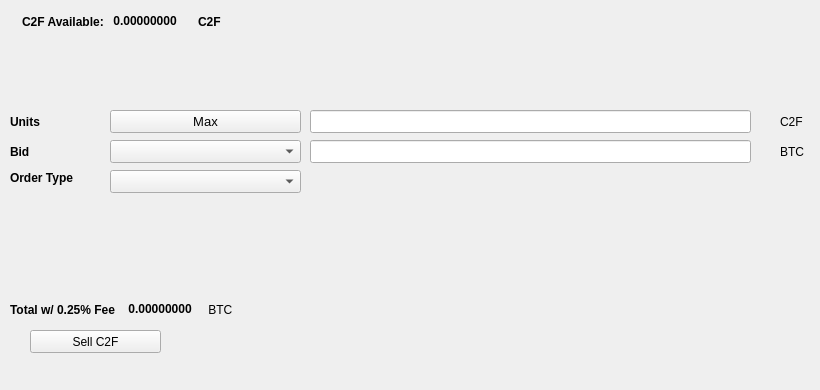
   <widget class="QWidget" name="SellTab">
    <attribute name="title">
     <string>Sell</string>
    </attribute>
    <widget class="QLabel" name="label_16">
     <property name="geometry">
      <rect>
       <x>780</x>
       <y>140</y>
       <width>31</width>
       <height>23</height>
      </rect>
     </property>
     <property name="text">
      <string>BTC</string>
     </property>
    </widget>
    <widget class="QComboBox" name="SellBidcomboBox">
     <property name="geometry">
      <rect>
       <x>110</x>
       <y>140</y>
       <width>191</width>
       <height>23</height>
      </rect>
     </property>
     <property name="font">
      <font>
       <pointsize>10</pointsize>
      </font>
     </property>
    </widget>
    <widget class="QLabel" name="label_18">
     <property name="geometry">
      <rect>
       <x>10</x>
       <y>110</y>
       <width>46</width>
       <height>23</height>
      </rect>
     </property>
     <property name="font">
      <font>
       <weight>75</weight>
       <bold>true</bold>
      </font>
     </property>
     <property name="text">
      <string>Units</string>
     </property>
    </widget>
    <widget class="QPushButton" name="Sell_Max_Amount">
     <property name="geometry">
      <rect>
       <x>110</x>
       <y>110</y>
       <width>191</width>
       <height>23</height>
      </rect>
     </property>
     <property name="font">
      <font>
       <pointsize>10</pointsize>
      </font>
     </property>
     <property name="text">
      <string>Max</string>
     </property>
    </widget>
    <widget class="QLabel" name="label_20">
     <property name="geometry">
      <rect>
       <x>10</x>
       <y>170</y>
       <width>91</width>
       <height>16</height>
      </rect>
     </property>
     <property name="font">
      <font>
       <weight>75</weight>
       <bold>true</bold>
      </font>
     </property>
     <property name="text">
      <string>Order Type</string>
     </property>
    </widget>
    <widget class="QComboBox" name="SellOrdertypeCombo">
     <property name="geometry">
      <rect>
       <x>110</x>
       <y>170</y>
       <width>191</width>
       <height>23</height>
      </rect>
     </property>
     <property name="font">
      <font>
       <pointsize>10</pointsize>
      </font>
     </property>
    </widget>
    <widget class="QLabel" name="label_21">
     <property name="geometry">
      <rect>
       <x>10</x>
       <y>140</y>
       <width>46</width>
       <height>23</height>
      </rect>
     </property>
     <property name="font">
      <font>
       <weight>75</weight>
       <bold>true</bold>
      </font>
     </property>
     <property name="text">
      <string>Bid</string>
     </property>
    </widget>
    <widget class="QLabel" name="label_22">
     <property name="geometry">
      <rect>
       <x>780</x>
       <y>110</y>
       <width>31</width>
       <height>23</height>
      </rect>
     </property>
     <property name="text">
      <string>C2F</string>
     </property>
    </widget>
    <widget class="QLineEdit" name="UnitsInputC2F">
     <property name="geometry">
      <rect>
       <x>310</x>
       <y>110</y>
       <width>441</width>
       <height>23</height>
      </rect>
     </property>
     <property name="font">
      <font>
       <pointsize>9</pointsize>
       <weight>75</weight>
       <bold>true</bold>
      </font>
     </property>
    </widget>
    <widget class="QLineEdit" name="SellBidPriceEdit">
     <property name="geometry">
      <rect>
       <x>310</x>
       <y>140</y>
       <width>441</width>
       <height>23</height>
      </rect>
     </property>
     <property name="font">
      <font>
       <pointsize>9</pointsize>
       <weight>75</weight>
       <bold>true</bold>
      </font>
     </property>
    </widget>
    <widget class="QPushButton" name="SellC2FBTN">
     <property name="geometry">
      <rect>
       <x>30</x>
       <y>330</y>
       <width>131</width>
       <height>23</height>
      </rect>
     </property>
     <property name="text">
      <string>Sell C2F</string>
     </property>
     <property name="icon">
      <iconset resource="../c2fcoin">
       <normaloff>:/icons/bitcoin</normaloff>:/icons/bitcoin</iconset>
     </property>
    </widget>
    <widget class="QWidget" name="layoutWidget3">
     <property name="geometry">
      <rect>
       <x>22</x>
       <y>12</y>
       <width>258</width>
       <height>19</height>
      </rect>
     </property>
     <layout class="QHBoxLayout" name="horizontalLayout">
      <item>
       <widget class="QLabel" name="label232_2">
        <property name="font">
         <font>
          <weight>75</weight>
          <bold>true</bold>
         </font>
        </property>
        <property name="text">
         <string>C2F Available:</string>
        </property>
       </widget>
      </item>
      <item>
       <widget class="QLabel" name="C2FAvailableLabel">
        <property name="palette">
         <palette>
          <active>
           <colorrole role="WindowText">
            <brush brushstyle="SolidPattern">
             <color alpha="255">
              <red>0</red>
              <green>0</green>
              <blue>0</blue>
             </color>
            </brush>
           </colorrole>
           <colorrole role="Button">
            <brush brushstyle="SolidPattern">
             <color alpha="255">
              <red>0</red>
              <green>170</green>
              <blue>0</blue>
             </color>
            </brush>
           </colorrole>
           <colorrole role="Light">
            <brush brushstyle="SolidPattern">
             <color alpha="255">
              <red>0</red>
              <green>255</green>
              <blue>0</blue>
             </color>
            </brush>
           </colorrole>
           <colorrole role="Midlight">
            <brush brushstyle="SolidPattern">
             <color alpha="255">
              <red>0</red>
              <green>212</green>
              <blue>0</blue>
             </color>
            </brush>
           </colorrole>
           <colorrole role="Dark">
            <brush brushstyle="SolidPattern">
             <color alpha="255">
              <red>0</red>
              <green>85</green>
              <blue>0</blue>
             </color>
            </brush>
           </colorrole>
           <colorrole role="Mid">
            <brush brushstyle="SolidPattern">
             <color alpha="255">
              <red>0</red>
              <green>113</green>
              <blue>0</blue>
             </color>
            </brush>
           </colorrole>
           <colorrole role="Text">
            <brush brushstyle="SolidPattern">
             <color alpha="255">
              <red>0</red>
              <green>170</green>
              <blue>0</blue>
             </color>
            </brush>
           </colorrole>
           <colorrole role="BrightText">
            <brush brushstyle="SolidPattern">
             <color alpha="255">
              <red>255</red>
              <green>255</green>
              <blue>255</blue>
             </color>
            </brush>
           </colorrole>
           <colorrole role="ButtonText">
            <brush brushstyle="SolidPattern">
             <color alpha="255">
              <red>0</red>
              <green>0</green>
              <blue>0</blue>
             </color>
            </brush>
           </colorrole>
           <colorrole role="Base">
            <brush brushstyle="SolidPattern">
             <color alpha="255">
              <red>255</red>
              <green>255</green>
              <blue>255</blue>
             </color>
            </brush>
           </colorrole>
           <colorrole role="Window">
            <brush brushstyle="SolidPattern">
             <color alpha="255">
              <red>0</red>
              <green>170</green>
              <blue>0</blue>
             </color>
            </brush>
           </colorrole>
           <colorrole role="Shadow">
            <brush brushstyle="SolidPattern">
             <color alpha="255">
              <red>0</red>
              <green>0</green>
              <blue>0</blue>
             </color>
            </brush>
           </colorrole>
           <colorrole role="AlternateBase">
            <brush brushstyle="SolidPattern">
             <color alpha="255">
              <red>127</red>
              <green>212</green>
              <blue>127</blue>
             </color>
            </brush>
           </colorrole>
           <colorrole role="ToolTipBase">
            <brush brushstyle="SolidPattern">
             <color alpha="255">
              <red>255</red>
              <green>255</green>
              <blue>220</blue>
             </color>
            </brush>
           </colorrole>
           <colorrole role="ToolTipText">
            <brush brushstyle="SolidPattern">
             <color alpha="255">
              <red>0</red>
              <green>0</green>
              <blue>0</blue>
             </color>
            </brush>
           </colorrole>
          </active>
          <inactive>
           <colorrole role="WindowText">
            <brush brushstyle="SolidPattern">
             <color alpha="255">
              <red>0</red>
              <green>0</green>
              <blue>0</blue>
             </color>
            </brush>
           </colorrole>
           <colorrole role="Button">
            <brush brushstyle="SolidPattern">
             <color alpha="255">
              <red>0</red>
              <green>170</green>
              <blue>0</blue>
             </color>
            </brush>
           </colorrole>
           <colorrole role="Light">
            <brush brushstyle="SolidPattern">
             <color alpha="255">
              <red>0</red>
              <green>255</green>
              <blue>0</blue>
             </color>
            </brush>
           </colorrole>
           <colorrole role="Midlight">
            <brush brushstyle="SolidPattern">
             <color alpha="255">
              <red>0</red>
              <green>212</green>
              <blue>0</blue>
             </color>
            </brush>
           </colorrole>
           <colorrole role="Dark">
            <brush brushstyle="SolidPattern">
             <color alpha="255">
              <red>0</red>
              <green>85</green>
              <blue>0</blue>
             </color>
            </brush>
           </colorrole>
           <colorrole role="Mid">
            <brush brushstyle="SolidPattern">
             <color alpha="255">
              <red>0</red>
              <green>113</green>
              <blue>0</blue>
             </color>
            </brush>
           </colorrole>
           <colorrole role="Text">
            <brush brushstyle="SolidPattern">
             <color alpha="255">
              <red>0</red>
              <green>170</green>
              <blue>0</blue>
             </color>
            </brush>
           </colorrole>
           <colorrole role="BrightText">
            <brush brushstyle="SolidPattern">
             <color alpha="255">
              <red>255</red>
              <green>255</green>
              <blue>255</blue>
             </color>
            </brush>
           </colorrole>
           <colorrole role="ButtonText">
            <brush brushstyle="SolidPattern">
             <color alpha="255">
              <red>0</red>
              <green>0</green>
              <blue>0</blue>
             </color>
            </brush>
           </colorrole>
           <colorrole role="Base">
            <brush brushstyle="SolidPattern">
             <color alpha="255">
              <red>255</red>
              <green>255</green>
              <blue>255</blue>
             </color>
            </brush>
           </colorrole>
           <colorrole role="Window">
            <brush brushstyle="SolidPattern">
             <color alpha="255">
              <red>0</red>
              <green>170</green>
              <blue>0</blue>
             </color>
            </brush>
           </colorrole>
           <colorrole role="Shadow">
            <brush brushstyle="SolidPattern">
             <color alpha="255">
              <red>0</red>
              <green>0</green>
              <blue>0</blue>
             </color>
            </brush>
           </colorrole>
           <colorrole role="AlternateBase">
            <brush brushstyle="SolidPattern">
             <color alpha="255">
              <red>127</red>
              <green>212</green>
              <blue>127</blue>
             </color>
            </brush>
           </colorrole>
           <colorrole role="ToolTipBase">
            <brush brushstyle="SolidPattern">
             <color alpha="255">
              <red>255</red>
              <green>255</green>
              <blue>220</blue>
             </color>
            </brush>
           </colorrole>
           <colorrole role="ToolTipText">
            <brush brushstyle="SolidPattern">
             <color alpha="255">
              <red>0</red>
              <green>0</green>
              <blue>0</blue>
             </color>
            </brush>
           </colorrole>
          </inactive>
          <disabled>
           <colorrole role="WindowText">
            <brush brushstyle="SolidPattern">
             <color alpha="255">
              <red>0</red>
              <green>85</green>
              <blue>0</blue>
             </color>
            </brush>
           </colorrole>
           <colorrole role="Button">
            <brush brushstyle="SolidPattern">
             <color alpha="255">
              <red>0</red>
              <green>170</green>
              <blue>0</blue>
             </color>
            </brush>
           </colorrole>
           <colorrole role="Light">
            <brush brushstyle="SolidPattern">
             <color alpha="255">
              <red>0</red>
              <green>255</green>
              <blue>0</blue>
             </color>
            </brush>
           </colorrole>
           <colorrole role="Midlight">
            <brush brushstyle="SolidPattern">
             <color alpha="255">
              <red>0</red>
              <green>212</green>
              <blue>0</blue>
             </color>
            </brush>
           </colorrole>
           <colorrole role="Dark">
            <brush brushstyle="SolidPattern">
             <color alpha="255">
              <red>0</red>
              <green>85</green>
              <blue>0</blue>
             </color>
            </brush>
           </colorrole>
           <colorrole role="Mid">
            <brush brushstyle="SolidPattern">
             <color alpha="255">
              <red>0</red>
              <green>113</green>
              <blue>0</blue>
             </color>
            </brush>
           </colorrole>
           <colorrole role="Text">
            <brush brushstyle="SolidPattern">
             <color alpha="255">
              <red>0</red>
              <green>85</green>
              <blue>0</blue>
             </color>
            </brush>
           </colorrole>
           <colorrole role="BrightText">
            <brush brushstyle="SolidPattern">
             <color alpha="255">
              <red>255</red>
              <green>255</green>
              <blue>255</blue>
             </color>
            </brush>
           </colorrole>
           <colorrole role="ButtonText">
            <brush brushstyle="SolidPattern">
             <color alpha="255">
              <red>0</red>
              <green>85</green>
              <blue>0</blue>
             </color>
            </brush>
           </colorrole>
           <colorrole role="Base">
            <brush brushstyle="SolidPattern">
             <color alpha="255">
              <red>0</red>
              <green>170</green>
              <blue>0</blue>
             </color>
            </brush>
           </colorrole>
           <colorrole role="Window">
            <brush brushstyle="SolidPattern">
             <color alpha="255">
              <red>0</red>
              <green>170</green>
              <blue>0</blue>
             </color>
            </brush>
           </colorrole>
           <colorrole role="Shadow">
            <brush brushstyle="SolidPattern">
             <color alpha="255">
              <red>0</red>
              <green>0</green>
              <blue>0</blue>
             </color>
            </brush>
           </colorrole>
           <colorrole role="AlternateBase">
            <brush brushstyle="SolidPattern">
             <color alpha="255">
              <red>0</red>
              <green>170</green>
              <blue>0</blue>
             </color>
            </brush>
           </colorrole>
           <colorrole role="ToolTipBase">
            <brush brushstyle="SolidPattern">
             <color alpha="255">
              <red>255</red>
              <green>255</green>
              <blue>220</blue>
             </color>
            </brush>
           </colorrole>
           <colorrole role="ToolTipText">
            <brush brushstyle="SolidPattern">
             <color alpha="255">
              <red>0</red>
              <green>0</green>
              <blue>0</blue>
             </color>
            </brush>
           </colorrole>
          </disabled>
         </palette>
        </property>
        <property name="font">
         <font>
          <weight>75</weight>
          <bold>true</bold>
         </font>
        </property>
        <property name="text">
         <string> 0.00000000 </string>
        </property>
        <property name="textInteractionFlags">
         <set>Qt::LinksAccessibleByMouse|Qt::TextSelectableByKeyboard|Qt::TextSelectableByMouse</set>
        </property>
       </widget>
      </item>
      <item>
       <widget class="QLabel" name="labelC2F">
        <property name="font">
         <font>
          <weight>75</weight>
          <bold>true</bold>
         </font>
        </property>
        <property name="text">
         <string>C2F</string>
        </property>
       </widget>
      </item>
     </layout>
    </widget>
    <widget class="QWidget" name="layoutWidget">
     <property name="geometry">
      <rect>
       <x>10</x>
       <y>300</y>
       <width>268</width>
       <height>19</height>
      </rect>
     </property>
     <layout class="QHBoxLayout" name="horizontalLayout_2">
      <item>
       <widget class="QLabel" name="label_19">
        <property name="font">
         <font>
          <weight>75</weight>
          <bold>true</bold>
         </font>
        </property>
        <property name="text">
         <string>Total w/ 0.25% Fee </string>
        </property>
       </widget>
      </item>
      <item>
       <widget class="QLabel" name="SellCostLabel">
        <property name="palette">
         <palette>
          <active>
           <colorrole role="WindowText">
            <brush brushstyle="SolidPattern">
             <color alpha="255">
              <red>0</red>
              <green>0</green>
              <blue>0</blue>
             </color>
            </brush>
           </colorrole>
           <colorrole role="Button">
            <brush brushstyle="SolidPattern">
             <color alpha="255">
              <red>0</red>
              <green>170</green>
              <blue>0</blue>
             </color>
            </brush>
           </colorrole>
           <colorrole role="Light">
            <brush brushstyle="SolidPattern">
             <color alpha="255">
              <red>0</red>
              <green>255</green>
              <blue>0</blue>
             </color>
            </brush>
           </colorrole>
           <colorrole role="Midlight">
            <brush brushstyle="SolidPattern">
             <color alpha="255">
              <red>0</red>
              <green>212</green>
              <blue>0</blue>
             </color>
            </brush>
           </colorrole>
           <colorrole role="Dark">
            <brush brushstyle="SolidPattern">
             <color alpha="255">
              <red>0</red>
              <green>85</green>
              <blue>0</blue>
             </color>
            </brush>
           </colorrole>
           <colorrole role="Mid">
            <brush brushstyle="SolidPattern">
             <color alpha="255">
              <red>0</red>
              <green>113</green>
              <blue>0</blue>
             </color>
            </brush>
           </colorrole>
           <colorrole role="Text">
            <brush brushstyle="SolidPattern">
             <color alpha="255">
              <red>0</red>
              <green>170</green>
              <blue>0</blue>
             </color>
            </brush>
           </colorrole>
           <colorrole role="BrightText">
            <brush brushstyle="SolidPattern">
             <color alpha="255">
              <red>255</red>
              <green>255</green>
              <blue>255</blue>
             </color>
            </brush>
           </colorrole>
           <colorrole role="ButtonText">
            <brush brushstyle="SolidPattern">
             <color alpha="255">
              <red>0</red>
              <green>0</green>
              <blue>0</blue>
             </color>
            </brush>
           </colorrole>
           <colorrole role="Base">
            <brush brushstyle="SolidPattern">
             <color alpha="255">
              <red>255</red>
              <green>255</green>
              <blue>255</blue>
             </color>
            </brush>
           </colorrole>
           <colorrole role="Window">
            <brush brushstyle="SolidPattern">
             <color alpha="255">
              <red>0</red>
              <green>170</green>
              <blue>0</blue>
             </color>
            </brush>
           </colorrole>
           <colorrole role="Shadow">
            <brush brushstyle="SolidPattern">
             <color alpha="255">
              <red>0</red>
              <green>0</green>
              <blue>0</blue>
             </color>
            </brush>
           </colorrole>
           <colorrole role="AlternateBase">
            <brush brushstyle="SolidPattern">
             <color alpha="255">
              <red>127</red>
              <green>212</green>
              <blue>127</blue>
             </color>
            </brush>
           </colorrole>
           <colorrole role="ToolTipBase">
            <brush brushstyle="SolidPattern">
             <color alpha="255">
              <red>255</red>
              <green>255</green>
              <blue>220</blue>
             </color>
            </brush>
           </colorrole>
           <colorrole role="ToolTipText">
            <brush brushstyle="SolidPattern">
             <color alpha="255">
              <red>0</red>
              <green>0</green>
              <blue>0</blue>
             </color>
            </brush>
           </colorrole>
          </active>
          <inactive>
           <colorrole role="WindowText">
            <brush brushstyle="SolidPattern">
             <color alpha="255">
              <red>0</red>
              <green>0</green>
              <blue>0</blue>
             </color>
            </brush>
           </colorrole>
           <colorrole role="Button">
            <brush brushstyle="SolidPattern">
             <color alpha="255">
              <red>0</red>
              <green>170</green>
              <blue>0</blue>
             </color>
            </brush>
           </colorrole>
           <colorrole role="Light">
            <brush brushstyle="SolidPattern">
             <color alpha="255">
              <red>0</red>
              <green>255</green>
              <blue>0</blue>
             </color>
            </brush>
           </colorrole>
           <colorrole role="Midlight">
            <brush brushstyle="SolidPattern">
             <color alpha="255">
              <red>0</red>
              <green>212</green>
              <blue>0</blue>
             </color>
            </brush>
           </colorrole>
           <colorrole role="Dark">
            <brush brushstyle="SolidPattern">
             <color alpha="255">
              <red>0</red>
              <green>85</green>
              <blue>0</blue>
             </color>
            </brush>
           </colorrole>
           <colorrole role="Mid">
            <brush brushstyle="SolidPattern">
             <color alpha="255">
              <red>0</red>
              <green>113</green>
              <blue>0</blue>
             </color>
            </brush>
           </colorrole>
           <colorrole role="Text">
            <brush brushstyle="SolidPattern">
             <color alpha="255">
              <red>0</red>
              <green>170</green>
              <blue>0</blue>
             </color>
            </brush>
           </colorrole>
           <colorrole role="BrightText">
            <brush brushstyle="SolidPattern">
             <color alpha="255">
              <red>255</red>
              <green>255</green>
              <blue>255</blue>
             </color>
            </brush>
           </colorrole>
           <colorrole role="ButtonText">
            <brush brushstyle="SolidPattern">
             <color alpha="255">
              <red>0</red>
              <green>0</green>
              <blue>0</blue>
             </color>
            </brush>
           </colorrole>
           <colorrole role="Base">
            <brush brushstyle="SolidPattern">
             <color alpha="255">
              <red>255</red>
              <green>255</green>
              <blue>255</blue>
             </color>
            </brush>
           </colorrole>
           <colorrole role="Window">
            <brush brushstyle="SolidPattern">
             <color alpha="255">
              <red>0</red>
              <green>170</green>
              <blue>0</blue>
             </color>
            </brush>
           </colorrole>
           <colorrole role="Shadow">
            <brush brushstyle="SolidPattern">
             <color alpha="255">
              <red>0</red>
              <green>0</green>
              <blue>0</blue>
             </color>
            </brush>
           </colorrole>
           <colorrole role="AlternateBase">
            <brush brushstyle="SolidPattern">
             <color alpha="255">
              <red>127</red>
              <green>212</green>
              <blue>127</blue>
             </color>
            </brush>
           </colorrole>
           <colorrole role="ToolTipBase">
            <brush brushstyle="SolidPattern">
             <color alpha="255">
              <red>255</red>
              <green>255</green>
              <blue>220</blue>
             </color>
            </brush>
           </colorrole>
           <colorrole role="ToolTipText">
            <brush brushstyle="SolidPattern">
             <color alpha="255">
              <red>0</red>
              <green>0</green>
              <blue>0</blue>
             </color>
            </brush>
           </colorrole>
          </inactive>
          <disabled>
           <colorrole role="WindowText">
            <brush brushstyle="SolidPattern">
             <color alpha="255">
              <red>0</red>
              <green>85</green>
              <blue>0</blue>
             </color>
            </brush>
           </colorrole>
           <colorrole role="Button">
            <brush brushstyle="SolidPattern">
             <color alpha="255">
              <red>0</red>
              <green>170</green>
              <blue>0</blue>
             </color>
            </brush>
           </colorrole>
           <colorrole role="Light">
            <brush brushstyle="SolidPattern">
             <color alpha="255">
              <red>0</red>
              <green>255</green>
              <blue>0</blue>
             </color>
            </brush>
           </colorrole>
           <colorrole role="Midlight">
            <brush brushstyle="SolidPattern">
             <color alpha="255">
              <red>0</red>
              <green>212</green>
              <blue>0</blue>
             </color>
            </brush>
           </colorrole>
           <colorrole role="Dark">
            <brush brushstyle="SolidPattern">
             <color alpha="255">
              <red>0</red>
              <green>85</green>
              <blue>0</blue>
             </color>
            </brush>
           </colorrole>
           <colorrole role="Mid">
            <brush brushstyle="SolidPattern">
             <color alpha="255">
              <red>0</red>
              <green>113</green>
              <blue>0</blue>
             </color>
            </brush>
           </colorrole>
           <colorrole role="Text">
            <brush brushstyle="SolidPattern">
             <color alpha="255">
              <red>0</red>
              <green>85</green>
              <blue>0</blue>
             </color>
            </brush>
           </colorrole>
           <colorrole role="BrightText">
            <brush brushstyle="SolidPattern">
             <color alpha="255">
              <red>255</red>
              <green>255</green>
              <blue>255</blue>
             </color>
            </brush>
           </colorrole>
           <colorrole role="ButtonText">
            <brush brushstyle="SolidPattern">
             <color alpha="255">
              <red>0</red>
              <green>85</green>
              <blue>0</blue>
             </color>
            </brush>
           </colorrole>
           <colorrole role="Base">
            <brush brushstyle="SolidPattern">
             <color alpha="255">
              <red>0</red>
              <green>170</green>
              <blue>0</blue>
             </color>
            </brush>
           </colorrole>
           <colorrole role="Window">
            <brush brushstyle="SolidPattern">
             <color alpha="255">
              <red>0</red>
              <green>170</green>
              <blue>0</blue>
             </color>
            </brush>
           </colorrole>
           <colorrole role="Shadow">
            <brush brushstyle="SolidPattern">
             <color alpha="255">
              <red>0</red>
              <green>0</green>
              <blue>0</blue>
             </color>
            </brush>
           </colorrole>
           <colorrole role="AlternateBase">
            <brush brushstyle="SolidPattern">
             <color alpha="255">
              <red>0</red>
              <green>170</green>
              <blue>0</blue>
             </color>
            </brush>
           </colorrole>
           <colorrole role="ToolTipBase">
            <brush brushstyle="SolidPattern">
             <color alpha="255">
              <red>255</red>
              <green>255</green>
              <blue>220</blue>
             </color>
            </brush>
           </colorrole>
           <colorrole role="ToolTipText">
            <brush brushstyle="SolidPattern">
             <color alpha="255">
              <red>0</red>
              <green>0</green>
              <blue>0</blue>
             </color>
            </brush>
           </colorrole>
          </disabled>
         </palette>
        </property>
        <property name="font">
         <font>
          <weight>75</weight>
          <bold>true</bold>
         </font>
        </property>
        <property name="autoFillBackground">
         <bool>false</bool>
        </property>
        <property name="text">
         <string> 0.00000000</string>
        </property>
        <property name="textInteractionFlags">
         <set>Qt::LinksAccessibleByMouse|Qt::TextSelectableByMouse</set>
        </property>
       </widget>
      </item>
      <item>
       <widget class="QLabel" name="label_17">
        <property name="font">
         <font>
          <weight>50</weight>
          <bold>false</bold>
         </font>
        </property>
        <property name="text">
         <string> BTC</string>
        </property>
       </widget>
      </item>
     </layout>
    </widget>
    <widget class="QLabel" name="label_23">
     <property name="geometry">
      <rect>
       <x>460</x>
       <y>300</y>
       <width>281</width>
       <height>81</height>
      </rect>
     </property>
     <property name="text">
      <string/>
     </property>
     <property name="pixmap">
      <pixmap>:/images/bittrex</pixmap>
     </property>
    </widget>
   </widget>
